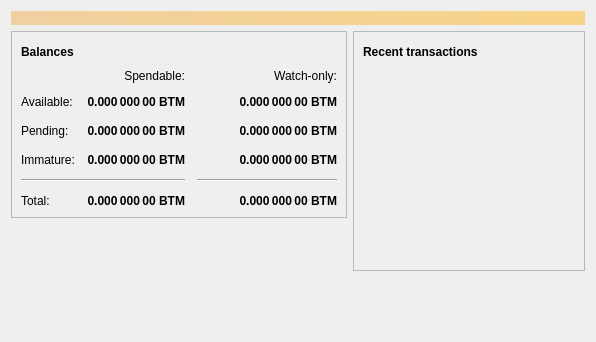
<?xml version="1.0" encoding="UTF-8"?>
<ui version="4.0">
 <class>OverviewPage</class>
 <widget class="QWidget" name="OverviewPage">
  <property name="geometry">
   <rect>
    <x>0</x>
    <y>0</y>
    <width>596</width>
    <height>342</height>
   </rect>
  </property>
  <property name="windowTitle">
   <string>Form</string>
  </property>
  <layout class="QVBoxLayout" name="topLayout">
   <item>
    <widget class="QLabel" name="labelAlerts">
     <property name="visible">
      <bool>false</bool>
     </property>
     <property name="styleSheet">
      <string notr="true">QLabel { background-color: qlineargradient(x1: 0, y1: 0, x2: 1, y2: 0, stop:0 #F0D0A0, stop:1 #F8D488); color:#000000; }</string>
     </property>
     <property name="wordWrap">
      <bool>true</bool>
     </property>
     <property name="margin">
      <number>3</number>
     </property>
     <property name="textInteractionFlags">
      <set>Qt::TextSelectableByMouse</set>
     </property>
    </widget>
   </item>
   <item>
    <layout class="QHBoxLayout" name="horizontalLayout" stretch="1,1">
     <item>
      <layout class="QVBoxLayout" name="verticalLayout_2">
       <item>
        <widget class="QFrame" name="frame">
         <property name="frameShape">
          <enum>QFrame::StyledPanel</enum>
         </property>
         <property name="frameShadow">
          <enum>QFrame::Raised</enum>
         </property>
         <layout class="QVBoxLayout" name="verticalLayout_4">
          <item>
           <layout class="QHBoxLayout" name="horizontalLayout_4">
            <item>
             <widget class="QLabel" name="label_5">
              <property name="font">
               <font>
                <weight>75</weight>
                <bold>true</bold>
               </font>
              </property>
              <property name="text">
               <string>Balances</string>
              </property>
             </widget>
            </item>
            <item>
             <widget class="QPushButton" name="labelWalletStatus">
              <property name="enabled">
               <bool>true</bool>
              </property>
              <property name="maximumSize">
               <size>
                <width>30</width>
                <height>16777215</height>
               </size>
              </property>
              <property name="toolTip">
               <string>The displayed information may be out of date. Your wallet automatically synchronizes with the Bitmoney network after a connection is established, but this process has not completed yet.</string>
              </property>
              <property name="text">
               <string/>
              </property>
              <property name="icon">
               <iconset resource="../bitcoin.qrc">
                <normaloff>:/icons/warning</normaloff>
                <disabledoff>:/icons/warning</disabledoff>:/icons/warning</iconset>
              </property>
              <property name="iconSize">
               <size>
                <width>24</width>
                <height>24</height>
               </size>
              </property>
              <property name="flat">
               <bool>true</bool>
              </property>
             </widget>
            </item>
            <item>
             <spacer name="horizontalSpacer_3">
              <property name="orientation">
               <enum>Qt::Horizontal</enum>
              </property>
              <property name="sizeHint" stdset="0">
               <size>
                <width>40</width>
                <height>20</height>
               </size>
              </property>
             </spacer>
            </item>
           </layout>
          </item>
          <item>
           <layout class="QGridLayout" name="gridLayout">
            <property name="spacing">
             <number>12</number>
            </property>
            <item row="2" column="2">
             <widget class="QLabel" name="labelWatchPending">
              <property name="font">
               <font>
                <weight>75</weight>
                <bold>true</bold>
               </font>
              </property>
              <property name="cursor">
               <cursorShape>IBeamCursor</cursorShape>
              </property>
              <property name="toolTip">
               <string>Unconfirmed transactions to watch-only addresses</string>
              </property>
              <property name="text">
               <string notr="true">0.000 000 00 BTM</string>
              </property>
              <property name="alignment">
               <set>Qt::AlignRight|Qt::AlignTrailing|Qt::AlignVCenter</set>
              </property>
              <property name="textInteractionFlags">
               <set>Qt::LinksAccessibleByMouse|Qt::TextSelectableByKeyboard|Qt::TextSelectableByMouse</set>
              </property>
             </widget>
            </item>
            <item row="2" column="1">
             <widget class="QLabel" name="labelUnconfirmed">
              <property name="font">
               <font>
                <weight>75</weight>
                <bold>true</bold>
               </font>
              </property>
              <property name="cursor">
               <cursorShape>IBeamCursor</cursorShape>
              </property>
              <property name="toolTip">
               <string>Total of transactions that have yet to be confirmed, and do not yet count toward the spendable balance</string>
              </property>
              <property name="text">
               <string notr="true">0.000 000 00 BTM</string>
              </property>
              <property name="alignment">
               <set>Qt::AlignRight|Qt::AlignTrailing|Qt::AlignVCenter</set>
              </property>
              <property name="textInteractionFlags">
               <set>Qt::LinksAccessibleByMouse|Qt::TextSelectableByKeyboard|Qt::TextSelectableByMouse</set>
              </property>
             </widget>
            </item>
            <item row="3" column="2">
             <widget class="QLabel" name="labelWatchImmature">
              <property name="font">
               <font>
                <weight>75</weight>
                <bold>true</bold>
               </font>
              </property>
              <property name="cursor">
               <cursorShape>IBeamCursor</cursorShape>
              </property>
              <property name="toolTip">
               <string>Mined balance in watch-only addresses that has not yet matured</string>
              </property>
              <property name="text">
               <string notr="true">0.000 000 00 BTM</string>
              </property>
              <property name="alignment">
               <set>Qt::AlignRight|Qt::AlignTrailing|Qt::AlignVCenter</set>
              </property>
              <property name="textInteractionFlags">
               <set>Qt::LinksAccessibleByMouse|Qt::TextSelectableByKeyboard|Qt::TextSelectableByMouse</set>
              </property>
             </widget>
            </item>
            <item row="4" column="0" colspan="2">
             <widget class="Line" name="line">
              <property name="orientation">
               <enum>Qt::Horizontal</enum>
              </property>
             </widget>
            </item>
            <item row="4" column="2">
             <widget class="Line" name="lineWatchBalance">
              <property name="sizePolicy">
               <sizepolicy hsizetype="Preferred" vsizetype="Fixed">
                <horstretch>0</horstretch>
                <verstretch>0</verstretch>
               </sizepolicy>
              </property>
              <property name="minimumSize">
               <size>
                <width>140</width>
                <height>0</height>
               </size>
              </property>
              <property name="orientation">
               <enum>Qt::Horizontal</enum>
              </property>
             </widget>
            </item>
            <item row="5" column="0">
             <widget class="QLabel" name="labelTotalText">
              <property name="text">
               <string>Total:</string>
              </property>
             </widget>
            </item>
            <item row="3" column="1">
             <widget class="QLabel" name="labelImmature">
              <property name="font">
               <font>
                <weight>75</weight>
                <bold>true</bold>
               </font>
              </property>
              <property name="cursor">
               <cursorShape>IBeamCursor</cursorShape>
              </property>
              <property name="toolTip">
               <string>Mined balance that has not yet matured</string>
              </property>
              <property name="text">
               <string notr="true">0.000 000 00 BTM</string>
              </property>
              <property name="alignment">
               <set>Qt::AlignRight|Qt::AlignTrailing|Qt::AlignVCenter</set>
              </property>
              <property name="textInteractionFlags">
               <set>Qt::LinksAccessibleByMouse|Qt::TextSelectableByKeyboard|Qt::TextSelectableByMouse</set>
              </property>
             </widget>
            </item>
            <item row="2" column="3">
             <spacer name="horizontalSpacer_2">
              <property name="orientation">
               <enum>Qt::Horizontal</enum>
              </property>
              <property name="sizeHint" stdset="0">
               <size>
                <width>40</width>
                <height>20</height>
               </size>
              </property>
             </spacer>
            </item>
            <item row="3" column="0">
             <widget class="QLabel" name="labelImmatureText">
              <property name="text">
               <string>Immature:</string>
              </property>
             </widget>
            </item>
            <item row="5" column="1">
             <widget class="QLabel" name="labelTotal">
              <property name="font">
               <font>
                <weight>75</weight>
                <bold>true</bold>
               </font>
              </property>
              <property name="cursor">
               <cursorShape>IBeamCursor</cursorShape>
              </property>
              <property name="toolTip">
               <string>Your current total balance</string>
              </property>
              <property name="text">
               <string notr="true">0.000 000 00 BTM</string>
              </property>
              <property name="alignment">
               <set>Qt::AlignRight|Qt::AlignTrailing|Qt::AlignVCenter</set>
              </property>
              <property name="textInteractionFlags">
               <set>Qt::LinksAccessibleByMouse|Qt::TextSelectableByKeyboard|Qt::TextSelectableByMouse</set>
              </property>
             </widget>
            </item>
            <item row="5" column="2">
             <widget class="QLabel" name="labelWatchTotal">
              <property name="font">
               <font>
                <weight>75</weight>
                <bold>true</bold>
               </font>
              </property>
              <property name="cursor">
               <cursorShape>IBeamCursor</cursorShape>
              </property>
              <property name="toolTip">
               <string>Current total balance in watch-only addresses</string>
              </property>
              <property name="text">
               <string notr="true">0.000 000 00 BTM</string>
              </property>
              <property name="alignment">
               <set>Qt::AlignRight|Qt::AlignTrailing|Qt::AlignVCenter</set>
              </property>
              <property name="textInteractionFlags">
               <set>Qt::LinksAccessibleByMouse|Qt::TextSelectableByKeyboard|Qt::TextSelectableByMouse</set>
              </property>
             </widget>
            </item>
            <item row="0" column="2">
             <widget class="QLabel" name="labelWatchonly">
              <property name="text">
               <string>Watch-only:</string>
              </property>
              <property name="alignment">
               <set>Qt::AlignRight|Qt::AlignTrailing|Qt::AlignVCenter</set>
              </property>
             </widget>
            </item>
            <item row="1" column="0">
             <widget class="QLabel" name="labelBalanceText">
              <property name="text">
               <string>Available:</string>
              </property>
             </widget>
            </item>
            <item row="1" column="1">
             <widget class="QLabel" name="labelBalance">
              <property name="font">
               <font>
                <weight>75</weight>
                <bold>true</bold>
               </font>
              </property>
              <property name="cursor">
               <cursorShape>IBeamCursor</cursorShape>
              </property>
              <property name="toolTip">
               <string>Your current spendable balance</string>
              </property>
              <property name="text">
               <string notr="true">0.000 000 00 BTM</string>
              </property>
              <property name="alignment">
               <set>Qt::AlignRight|Qt::AlignTrailing|Qt::AlignVCenter</set>
              </property>
              <property name="textInteractionFlags">
               <set>Qt::LinksAccessibleByMouse|Qt::TextSelectableByKeyboard|Qt::TextSelectableByMouse</set>
              </property>
             </widget>
            </item>
            <item row="1" column="2">
             <widget class="QLabel" name="labelWatchAvailable">
              <property name="font">
               <font>
                <weight>75</weight>
                <bold>true</bold>
               </font>
              </property>
              <property name="cursor">
               <cursorShape>IBeamCursor</cursorShape>
              </property>
              <property name="toolTip">
               <string>Your current balance in watch-only addresses</string>
              </property>
              <property name="text">
               <string notr="true">0.000 000 00 BTM</string>
              </property>
              <property name="alignment">
               <set>Qt::AlignRight|Qt::AlignTrailing|Qt::AlignVCenter</set>
              </property>
              <property name="textInteractionFlags">
               <set>Qt::LinksAccessibleByMouse|Qt::TextSelectableByKeyboard|Qt::TextSelectableByMouse</set>
              </property>
             </widget>
            </item>
            <item row="2" column="0">
             <widget class="QLabel" name="labelPendingText">
              <property name="text">
               <string>Pending:</string>
              </property>
             </widget>
            </item>
            <item row="0" column="1">
             <widget class="QLabel" name="labelSpendable">
              <property name="text">
               <string>Spendable:</string>
              </property>
              <property name="alignment">
               <set>Qt::AlignRight|Qt::AlignTrailing|Qt::AlignVCenter</set>
              </property>
             </widget>
            </item>
           </layout>
          </item>
         </layout>
        </widget>
       </item>
       <item>
        <spacer name="verticalSpacer">
         <property name="orientation">
          <enum>Qt::Vertical</enum>
         </property>
         <property name="sizeHint" stdset="0">
          <size>
           <width>20</width>
           <height>40</height>
          </size>
         </property>
        </spacer>
       </item>
      </layout>
     </item>
     <item>
      <layout class="QVBoxLayout" name="verticalLayout_3">
       <item>
        <widget class="QFrame" name="frame_2">
         <property name="frameShape">
          <enum>QFrame::StyledPanel</enum>
         </property>
         <property name="frameShadow">
          <enum>QFrame::Raised</enum>
         </property>
         <layout class="QVBoxLayout" name="verticalLayout">
          <item>
           <layout class="QHBoxLayout" name="horizontalLayout_2">
            <item>
             <widget class="QLabel" name="label_4">
              <property name="font">
               <font>
                <weight>75</weight>
                <bold>true</bold>
               </font>
              </property>
              <property name="text">
               <string>Recent transactions</string>
              </property>
             </widget>
            </item>
            <item>
             <widget class="QPushButton" name="labelTransactionsStatus">
              <property name="enabled">
               <bool>true</bool>
              </property>
              <property name="maximumSize">
               <size>
                <width>30</width>
                <height>16777215</height>
               </size>
              </property>
              <property name="toolTip">
               <string>The displayed information may be out of date. Your wallet automatically synchronizes with the Bitmoney network after a connection is established, but this process has not completed yet.</string>
              </property>
              <property name="text">
               <string/>
              </property>
              <property name="icon">
               <iconset resource="../bitcoin.qrc">
                <normaloff>:/icons/warning</normaloff>
                <disabledoff>:/icons/warning</disabledoff>:/icons/warning</iconset>
              </property>
              <property name="iconSize">
               <size>
                <width>24</width>
                <height>24</height>
               </size>
              </property>
              <property name="flat">
               <bool>true</bool>
              </property>
             </widget>
            </item>
            <item>
             <spacer name="horizontalSpacer">
              <property name="orientation">
               <enum>Qt::Horizontal</enum>
              </property>
              <property name="sizeHint" stdset="0">
               <size>
                <width>40</width>
                <height>20</height>
               </size>
              </property>
             </spacer>
            </item>
           </layout>
          </item>
          <item>
           <widget class="QListView" name="listTransactions">
            <property name="styleSheet">
             <string notr="true">QListView { background: transparent; }</string>
            </property>
            <property name="frameShape">
             <enum>QFrame::NoFrame</enum>
            </property>
            <property name="verticalScrollBarPolicy">
             <enum>Qt::ScrollBarAlwaysOff</enum>
            </property>
            <property name="horizontalScrollBarPolicy">
             <enum>Qt::ScrollBarAlwaysOff</enum>
            </property>
            <property name="selectionMode">
             <enum>QAbstractItemView::NoSelection</enum>
            </property>
           </widget>
          </item>
         </layout>
        </widget>
       </item>
       <item>
        <spacer name="verticalSpacer_2">
         <property name="orientation">
          <enum>Qt::Vertical</enum>
         </property>
         <property name="sizeHint" stdset="0">
          <size>
           <width>20</width>
           <height>40</height>
          </size>
         </property>
        </spacer>
       </item>
      </layout>
     </item>
    </layout>
   </item>
  </layout>
 </widget>
 <resources/>
 <connections/>
</ui>
